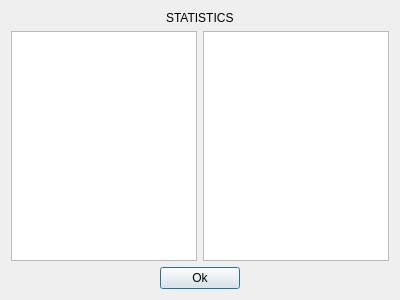
<?xml version="1.0" encoding="UTF-8"?>
<ui version="4.0">
 <class>Dialog</class>
 <widget class="QDialog" name="Dialog">
  <property name="geometry">
   <rect>
    <x>0</x>
    <y>0</y>
    <width>400</width>
    <height>300</height>
   </rect>
  </property>
  <property name="windowTitle">
   <string>Data</string>
  </property>
  <layout class="QVBoxLayout" name="verticalLayout">
   <item alignment="Qt::AlignHCenter">
    <widget class="QLabel" name="label">
     <property name="text">
      <string>STATISTICS</string>
     </property>
    </widget>
   </item>
   <item>
    <layout class="QHBoxLayout" name="horizontalLayout_2">
     <item>
      <widget class="QTableView" name="TbStatistics"/>
     </item>
     <item>
      <widget class="QTableView" name="TbMissing"/>
     </item>
    </layout>
   </item>
   <item>
    <layout class="QHBoxLayout" name="horizontalLayout">
     <item>
      <spacer name="horizontalSpacer">
       <property name="orientation">
        <enum>Qt::Horizontal</enum>
       </property>
       <property name="sizeHint" stdset="0">
        <size>
         <width>40</width>
         <height>20</height>
        </size>
       </property>
      </spacer>
     </item>
     <item>
      <widget class="QPushButton" name="BtnStatistics">
       <property name="text">
        <string>Ok</string>
       </property>
      </widget>
     </item>
     <item>
      <spacer name="horizontalSpacer_2">
       <property name="orientation">
        <enum>Qt::Horizontal</enum>
       </property>
       <property name="sizeHint" stdset="0">
        <size>
         <width>40</width>
         <height>20</height>
        </size>
       </property>
      </spacer>
     </item>
    </layout>
   </item>
  </layout>
 </widget>
 <resources/>
 <connections/>
</ui>
